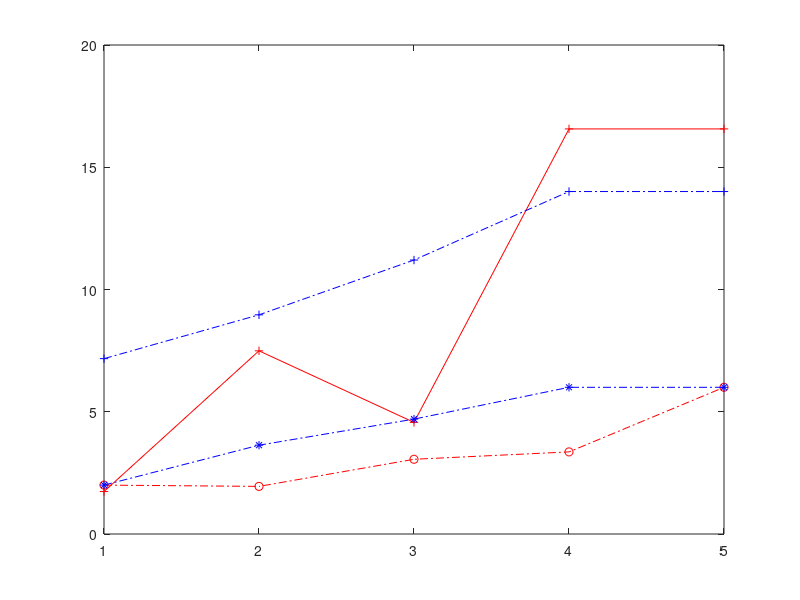

The MATLAB source for this figure:
clc;
clear all;
%Ali bin Mazhar Sultan
%160487
file=fopen('Optimalcontrol','w');
    fprintf(file, 'Genetic Algorithms Lab\n');
    fprintf(file, 'Created by Ali bin Mazhar 160487\n');
N = 4;
k = [1:N+1];
initial = 2;
final = 6;
x = zeros(N+1,1);
x(1) = initial;
x(N+1) = final;
u = zeros(N,1);
a = 0.8;
b = 0.2;
sum_u_square = 0;
sum_uO_square = 0;
uO = zeros(N,1); 
xO = zeros(N,1);
xO(1)=initial;
xO(N+1) = final;
for i=1:1:N
    if(i==N)
         x(i+1) = final;
        u(i) = (x(i+1)-x(i)*a);
        u(i) = u(i)/b;
    end
    if(i<N)
   u(i) = (10-1).*rand(1,1) + 1;
    x(i+1) = (x(i) * a) + (u(i) * b);
    end
end

for i=1:1:N
    if(i>1)
    uO(i) = (1-a^2)/(b*(1-a^(2*N)));
    uO(i) = uO(i)*(x(N+1)-(a^(N))*x(1))*a^(N-i-1);
    xO(i) = (a^i)*x(1) + (x(N+1)- (a^(N))*x(1))*((1-a^(2*i))/(1-a^(2*N)))*a^(N-i);
    end
    if(i==1)
      uO(i) = (1-a^2)/(b*(1-a^(2*N)));
    uO(i) = uO(i)*(x(N+1)-(a^(N))*x(1))*a^(N-i-1);
    end
    
sum_uO_square = sum_uO_square + uO(i)^2;
end
u(N+1)=u(N);
uO(N+1)=uO(N);
for i=1:1:N
sum_u_square = sum_u_square + (u(i)).^2
end
axis equal
            plot(k, x, '-.ro');
            hold on
            plot(k, u, '-r+');
            hold on
            plot(k, xO, '-.b*');
            hold on
            plot(k, uO,'-.b+');
fprintf(file, '\nk\t\tu(k)\t\tx(k)\t\tu*(k)\t\tx*(k)\n');
 for i=1:1:N+1
 fprintf(file,'\n%1.0f\t\t%2.2f\t\t%2.2f\t\t%2.2f\t\t%2.2f\n', double(i), double(u(i)), double(x(i)), double(uO(i)), double(xO(i)));
end
fprintf(file, '\n\nJ = %2.4f', double(sum_u_square));
fprintf(file, '\n\nJ* = %2.4f', double(sum_uO_square));